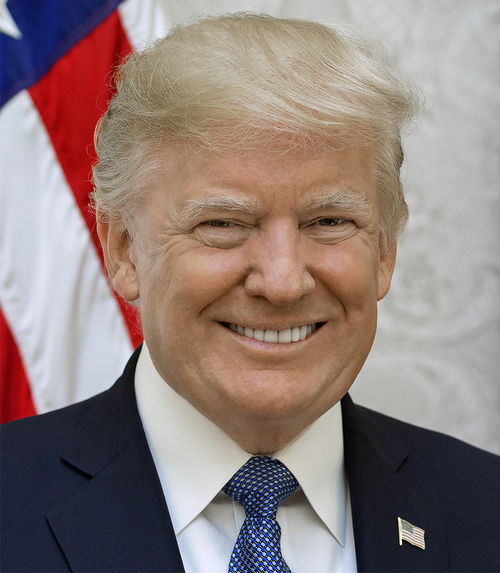
#> input picture instagram_filters/trump.jpg, 500 x 573 px
$ jupyter execute Instagram_filters.ipynb   (shell and % lines are left out)
#> lines starting #> are read from the running program, lines starting #| are printed output that depends on the picture
#> further down, image is the input picture: shape (573, 500, 3); mean B, G, R 123, 126.8, 143
# <font style="color:rgb(50,120,229)">Introduction</font>

Instagram is a photo-enhancing and sharing app for mobile phones. The name came from “Instant Camera and TeleGram”. It allows users to apply different filters to their pictures and share it. It was launched in September 2010 and was an instant hit among its users with 1 Million registered users within 2 months and 10 million in a year. It was acquired by Facebook in 2012 for $1 Billion. [**You know what is cool? A billion dollars!**](https://www.youtube.com/watch?v=4e0n7vTLz1U)

There are many photographic filters present in the app like Clarendon, Gingham, Lark, Moon, X-Pro II, Nashville, Sutro, Kelvin and many more. Most filters can be designed using the method described in color enhancement using curves section.

In this part of the project, You will design 2 instagram-like filter on your own.

1. Pencil Sketch Filter - This will generate a sketch of the given image as shown in the output below.
1. Cartoon Filter using - This should produce a cartoonified output of the input image.

Given below is the expected output for the two filters. Looking at the output, you should be able to figure out what processing can produce those results.

You can also come up with your own filter and show them in the discussion forum.

| <center> <a href="https://www.dropbox.com/s/0w8j6ejacfw3lwt/trump.jpg?dl=1"></a></center> | <center> <a href="https://www.dropbox.com/s/yegx6u3bx8otvh5/pencilSketch.jpg?dl=1"></a></center> | <center> <a href="https://www.dropbox.com/s/rttwy9wszo76jse/cartoon.jpg?dl=1"></a></center> |
| -------- | -------- | -------- |
| <center>Original Image</center>     | <center>Pencil Sketch Result</center>     | <center>Cartoon Filter Result</center>     |

[cell 1]
import cv2
import matplotlib.pyplot as plt
import numpy as np

[cell 2]
import matplotlib
matplotlib.rcParams['figure.figsize'] = (10.0, 10.0)
matplotlib.rcParams['image.cmap'] = 'gray'

[cell 3]
def pencilSketch(image, arguments=0):

    #Edge preserving
#> called with arguments = 0
    image = cv2.edgePreservingFilter(image, flags=1, sigma_s=1.2, sigma_r=0.12)

    #Detail enhancement
    image = cv2.detailEnhance(image, sigma_s=5, sigma_r=0.22)
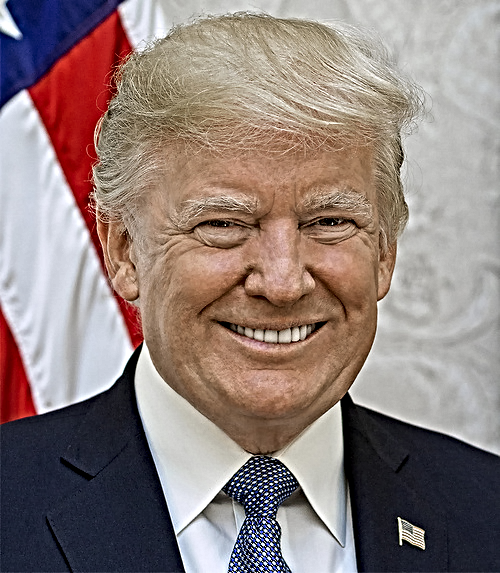
#> image: shape (573, 500, 3); mean of channels 0, 1, 2 123.7, 127.8, 143.9; drawn as B, G, R

    #convert to gray scale
    grayImage = cv2.cvtColor(image, cv2.COLOR_BGR2GRAY)
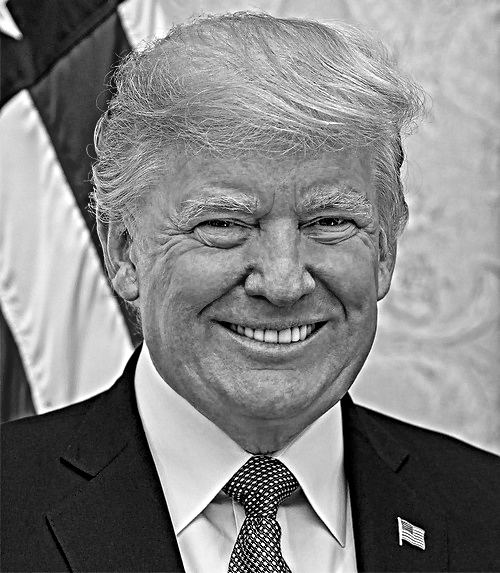
#> grayImage: shape (573, 500); min 0, max 255, mean 132.2

    #invert the gray image
    grayImageInv = 255 - grayImage
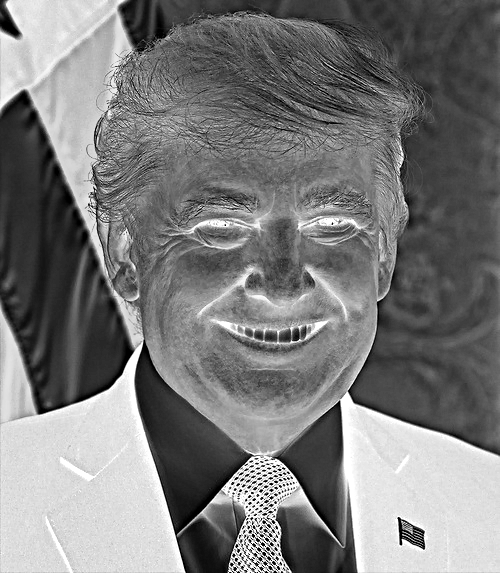
#> grayImageInv: shape (573, 500); min 0, max 255, mean 122.8

    #Apply gaussian blur
    gaussian = cv2.GaussianBlur(grayImageInv, (47, 47), 0)
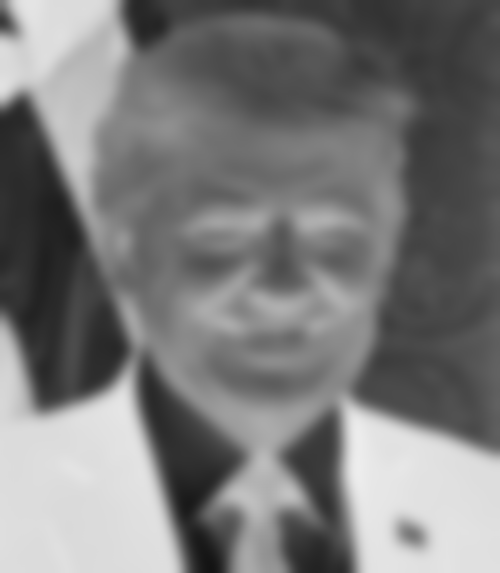
#> gaussian: shape (573, 500); min 19, max 237, mean 122.8

    #blend using color dodge
    blend = cv2.divide(grayImage, 255-gaussian, scale=256.0)
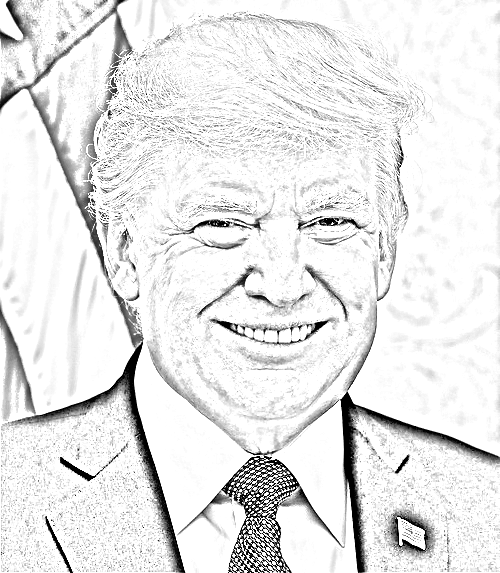
#> blend: shape (573, 500); min 0, max 255, mean 231.4

    # Sharpen kernel
    sharpen = np.array((
        [0, -1, 0],
        [-1, 5, -1],
        [0, -1, 0]), dtype="int")

    # Using 2D filter by applying the sharpening kernel
    pencilSketchImage = cv2.filter2D(blend, -1, sharpen)
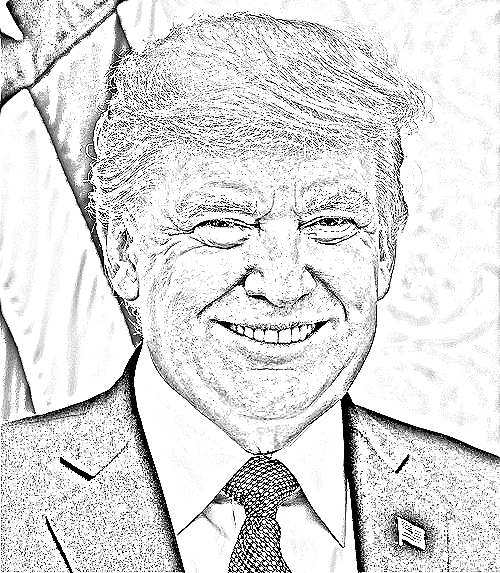
#> pencilSketchImage: shape (573, 500); min 0, max 255, mean 221.7

    return cv2.cvtColor(pencilSketchImage, cv2.COLOR_GRAY2BGR)

[cell 4]
def cartoonify(image, arguments=0):

    #Just use colors from original image with sketch image
    sketch = pencilSketch(image)
    cartoonImage = cv2.bitwise_and(image, sketch)
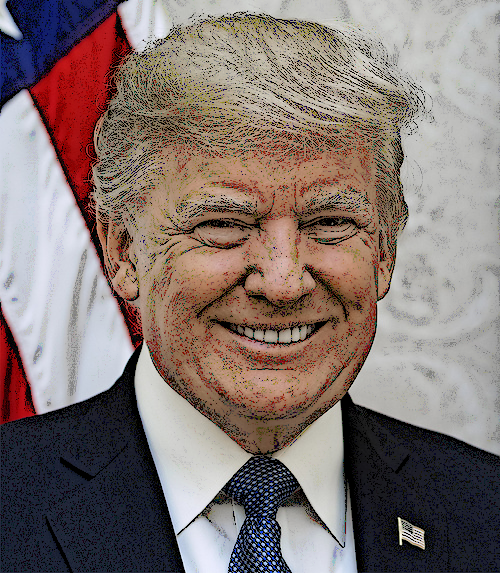
#> cartoonImage: shape (573, 500, 3); mean B, G, R 113.6, 117.5, 131.7

    return cartoonImage

[cell 5]
imagePath = "trump.jpg"
image = cv2.imread(imagePath)

cartoonImage = cartoonify(image)
pencilSketchImage = pencilSketch(image)

[cell 6]
plt.figure(figsize=[20,10])
plt.subplot(131);plt.title("Original image");plt.imshow(image[:,:,::-1]);
plt.subplot(132);plt.title("Pencil Sketch image");plt.imshow(pencilSketchImage[:,:,::-1]);
plt.subplot(133);plt.title("Cartoon image");plt.imshow(cartoonImage[:,:,::-1]);
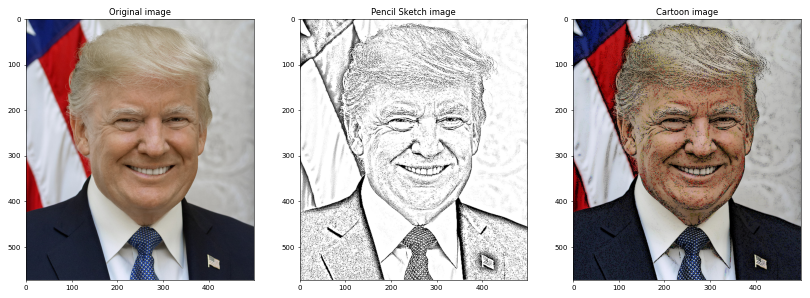
#> figure drawn by matplotlib, 3 panels
